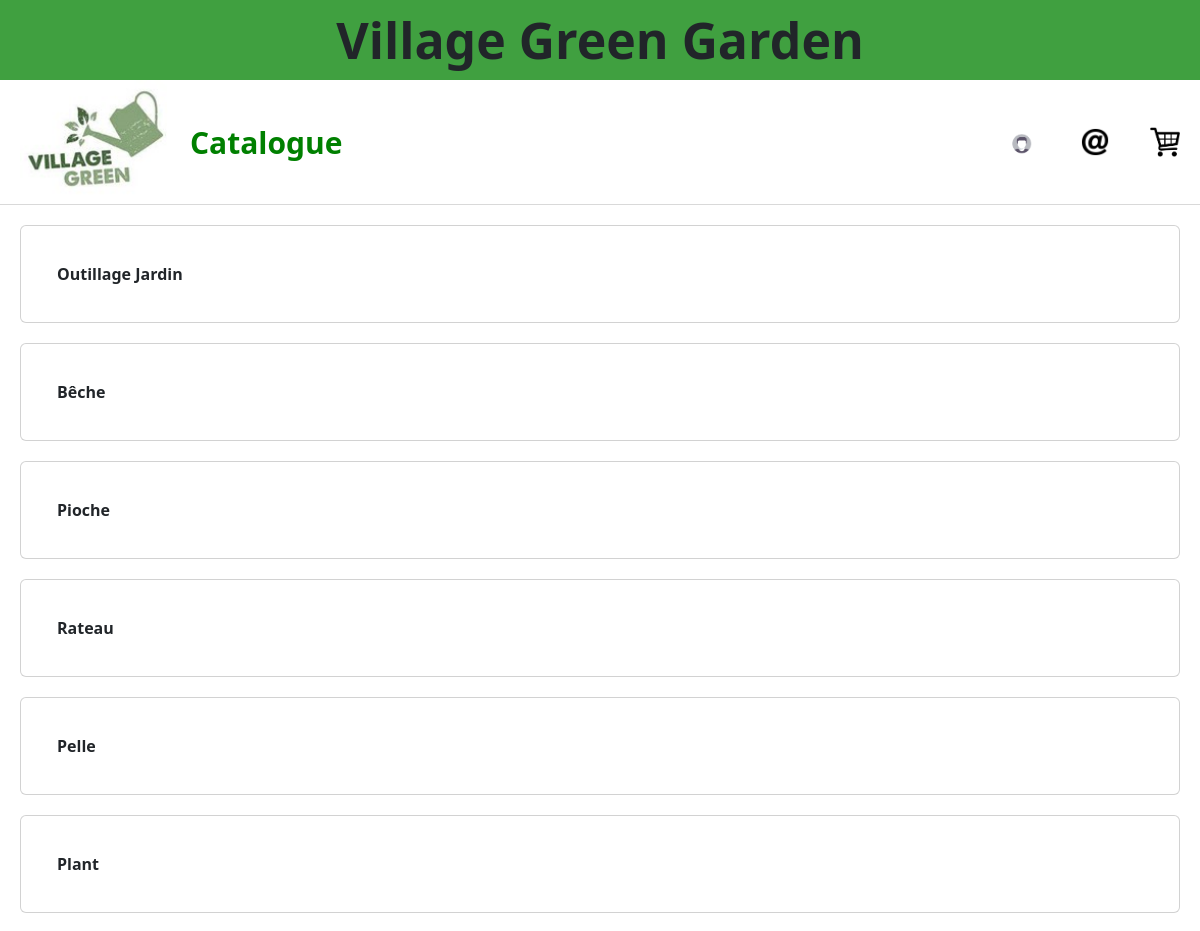
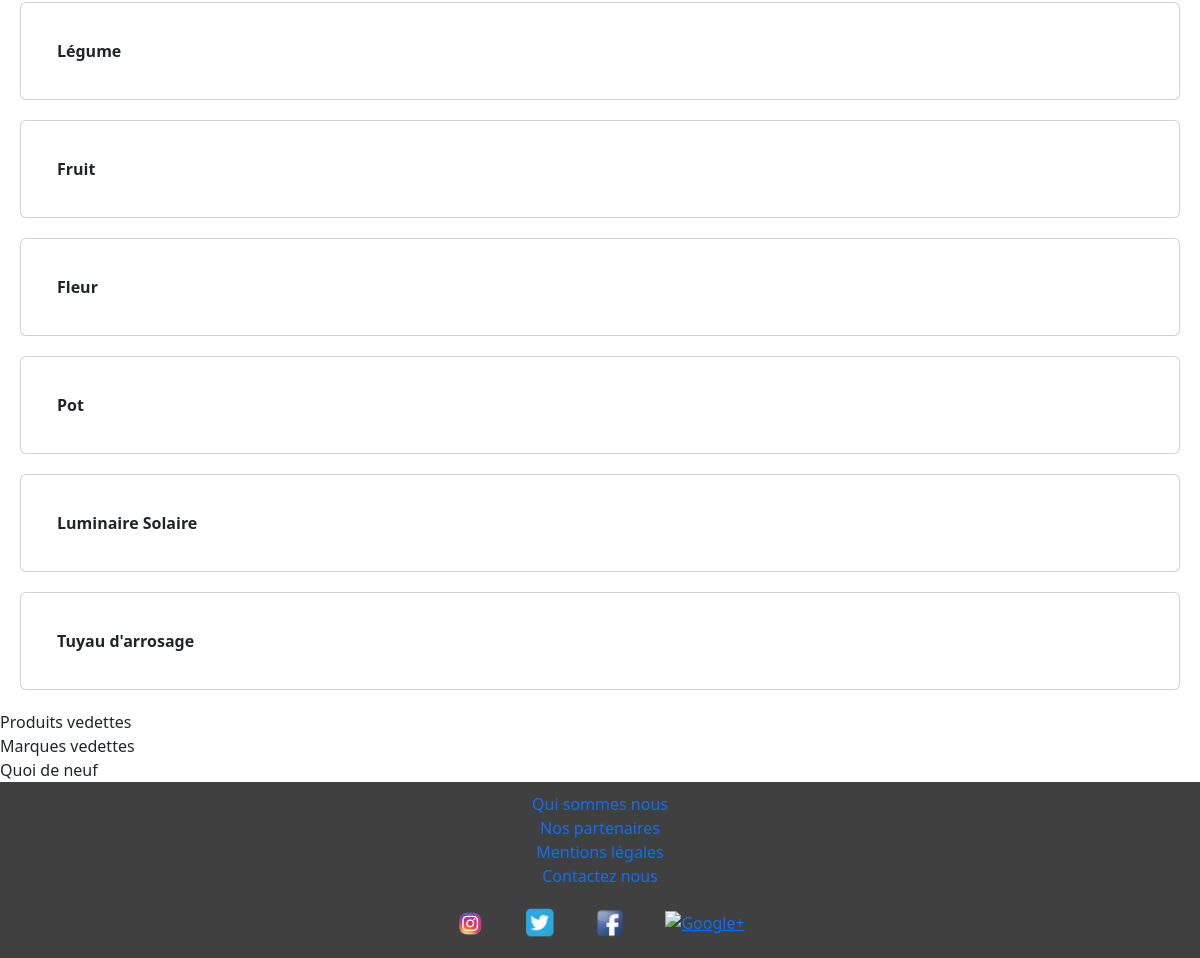
Screenshot of /03-PHP/GreenGarden/ECF_GreenGarden_Manu/index.php with the database file from the repository (2 pictures, top to bottom).
### tables this page shows
CREATE TABLE `t_d_categorie` (
  `Id_Categorie` int(11) NOT NULL,
  `Libelle` varchar(50) NOT NULL,
  `Id_Categorie_Parent` int(11) DEFAULT NULL
);

### 03-PHP/GreenGarden/ECF_GreenGarden_Manu/index.php (the view, shortened to what this page needs)
<!DOCTYPE html>
<html lang="fr">
<head>
    <?php include 'header.php'; ?>
    <?php
    $sql = "select * from t_d_categorie";
    $stmt = $conn->query($sql);
    if ($stmt->rowCount() > 0) {
        while ($row = $stmt->fetch()) {
            echo "<a class='card styleCardProduit' target='_blank' href='catalogue.php'>";
            echo "<div class='styleTextProduit'>";
            echo "<div class='card-body'><strong>" . $row['Libelle'] . "</strong></div>";
            echo "</div>";
            echo "</a>";
        }
    }
    ?>
    <div>Produits vedettes</div>
    <div>Marques vedettes</div>
    <div>Quoi de neuf</div>
    <?php include 'footer.php'; ?>

### 03-PHP/GreenGarden/ECF_GreenGarden_Manu/header.php (shortened to what this page needs)
<link href="https://cdn.jsdelivr.net/npm/bootstrap@5.3.0-alpha3/dist/css/bootstrap.min.css" rel="stylesheet">
<link rel="stylesheet" href="css/style.css">
</head>
<body>
    <header>
        <h1 class="styleTitre">Village Green Garden</h1>
        <div class="styleMenu">
            <div class="styleMenuLeft">
                <div>
                    <a href="index.php"><img class="styleLogo" src="img/gg.jpg" alt="Logo_Green_Garden"></a>
                </div>
                <div>
                    <a href="catalogue.php" class="styleTextMenu">Catalogue</a>
                </div>
            </div>
            <div class="styleMenuRight">
                <?php
                if (isset($_SESSION['user_id'])) :
                    $host = "localhost";
                    $user = "root";
                    $password_db = "";
                    $dbname = "greengarden";
                    try {
                        $conn = new PDO("mysql:host=$host;dbname=$dbname", $user, $password_db);
                        $conn->setAttribute(PDO::ATTR_ERRMODE, PDO::ERRMODE_EXCEPTION);
                    } catch (PDOException $e) {
                        echo "Connection failed: " . $e->getMessage();
                    }
                    $stmt = $conn->prepare("SELECT * FROM t_d_user WHERE Id_User=:id");
                    $stmt->bindValue(':id', $_SESSION['user_id']);
                    $stmt->execute();
                    $use = $stmt->fetch(PDO::FETCH_ASSOC);
                ?>
                    <div>
                        <a href="deconnexion.php" title="Se déconnecter"><img class="styleDeconnexion" src="img/deconnexion.png" alt="Deconnexion"></a>
                    </div>
                <?php else : ?>
                    <div>
                        <a href="login.php" title="Se connecter"><img class="styleLogin" src="img/login.png" alt="Login"></a>
                        <a href="inscription.php" title="S'inscrire"><img class="styleInscription" src="img/inscription.png" alt="Inscription"></a>
                    </div>
                <?php endif; ?>
                <div>
                    <a href="panier.php" title="Panier"><img class="stylePanier" src="img/panier.png" alt="Panier"></a>
                </div>
            </div>
        </div>
    </header>

### 03-PHP/GreenGarden/ECF_GreenGarden_Manu/footer.php (shortened to what this page needs)
<footer>
    <div class="styleFooter">
        <div class="styleFooterLeft">
            <div>
                <a class="styleHistorique" href="#">Qui sommes nous</a>
            </div>
            <div>
                <a class="stylePartenaire" href="#">Nos partenaires</a>
            </div>
            <div>
                <a class="styleMention" href="#">Mentions légales</a>
            </div>
            <div>
                <a class="styleMail" href="#">Contactez nous</a>
            </div>
        </div>
        <div class="styleFooterRight">
            <div>
                <a href="#"><img class="styleInsta" src="img/instagram.png" alt="Instagram"></a>
            </div>
            <div>
                <a href="#"><img class="styleTwit" src="img/twitter.png" alt="Twitter"></a>
            </div>
            <div>
                <a href="#"><img class="styleFacebook" src="img/facebook.png" alt="Facebook"></a>
            </div>
            <div>
                <a href="#"><img class="styleGoogle" src="img/google.png" alt="Google+"></a>
            </div>
        </div>
    </div>
</footer>
</body>
</html>

### 03-PHP/GreenGarden/ECF_GreenGarden_Manu/css/style.css (style rules this page uses)
* { box-sizing: border-box; }
.styleTitre { margin: 0; padding: 10px 0; display: flex; flex-flow: column wrap; justify-content: center; align-items: center; font-weight: bolder; font-size: 50px; text-align: center; vertical-align: center; background-color: rgb(0, 128, 0, 0.75); }
.styleMenu { display: flex; flex-flow: row nowrap; justify-content: space-between; align-items: center; border-bottom: 1px solid rgb(128, 128, 128, 0.3); }
.styleMenuLeft { display: flex; flex-flow: row nowrap; justify-content: flex-start; align-items: center; }
.styleTextMenu { padding: 20px; text-decoration: none; font-weight: bolder; font-size: 30px; color: green; }
.styleMenuRight { display: flex; flex-flow: row nowrap; justify-content: flex-end; align-items: center; }
.styleLogo { margin-left: 20px; width: 150px; height: auto; }
.styleLogin, .styleInscription, .styleDeconnexion, .stylePanier { margin: 20px; width: 30px; height: auto; }
.styleCardProduit { margin: 20px; padding: 0; display: flex; flex-flow: row wrap; justify-content: space-between; align-items: center; text-decoration: none; }
.styleTextProduit, .styleTextTicket { margin: 20px; padding: 0; display: flex; flex-flow: column wrap; justify-content: flex-start; align-items: stretch; }
.styleFooter { background-color: rgb(0, 0, 0, 0.75); padding-top: 10px; }
.styleFooterLeft { display: flex; flex-flow: column wrap; justify-content: center; align-items: center; }
.styleFooterRight { display: flex; flex-flow: row nowrap; justify-content: center; align-items: center; }
.styleHistorique, .stylePartenaire, .styleMention, .styleMail { text-decoration: none; }
.styleInsta, .styleTwit, .styleFacebook, .styleGoogle { margin: 20px; width: 30px; height: auto; }

### rows the page displays
t_d_categorie: Libelle "Outillage Jardin"
t_d_categorie: Libelle "Bêche"
t_d_categorie: Libelle "Pioche"
t_d_categorie: Libelle "Rateau"
t_d_categorie: Libelle "Pelle"
t_d_categorie: Libelle "Plant"
t_d_categorie: Libelle "Légume"
t_d_categorie: Libelle "Fruit"
t_d_categorie: Libelle "Fleur"
t_d_categorie: Libelle "Pot"
t_d_categorie: Libelle "Luminaire Solaire"
t_d_categorie: Libelle "Tuyau d'arrosage"
